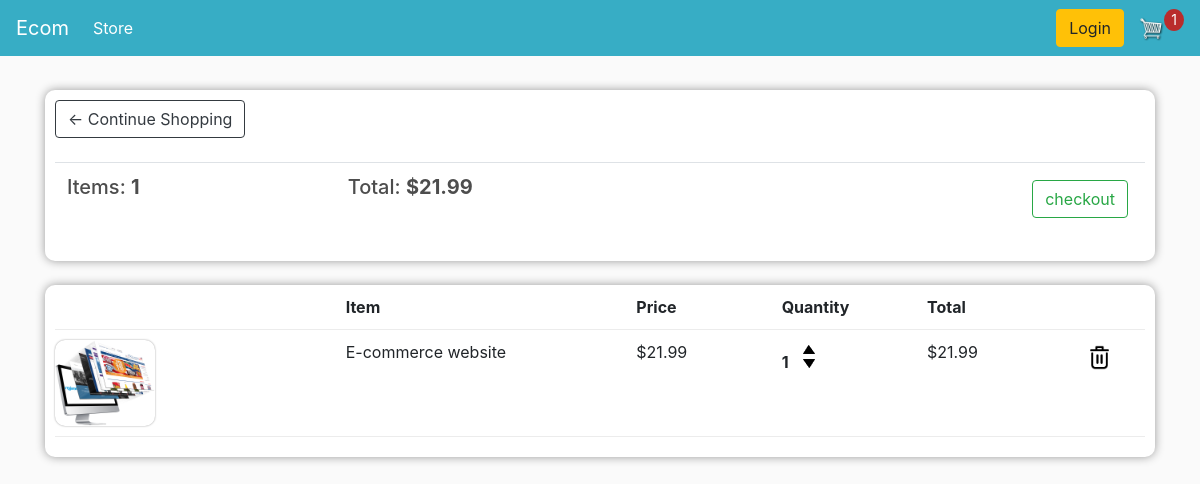
/cart/ (signed in), run on an earlier commit of the app's database.
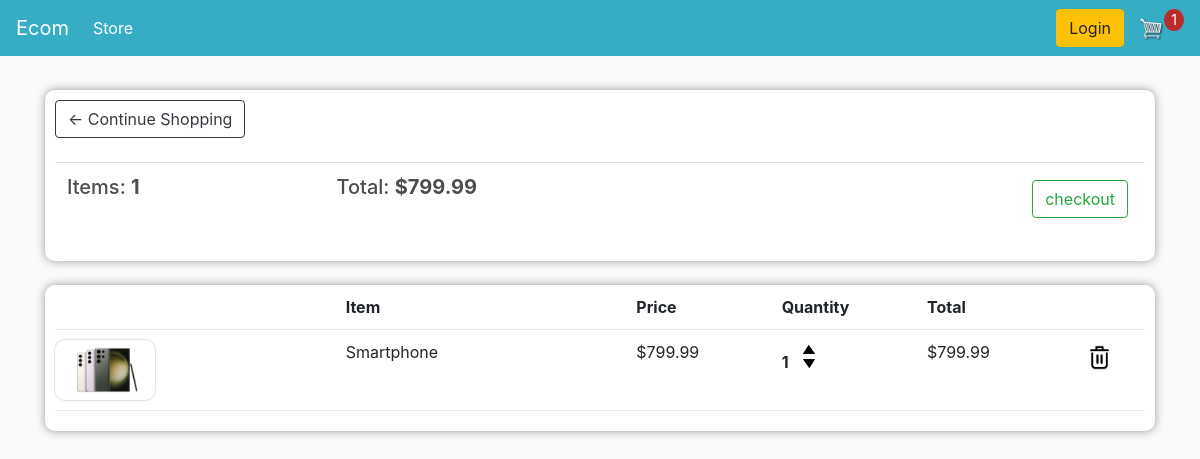
And on a later commit of the database.
### store/models.py (models this page shows, shortened)
class Order(models.Model):
    customer = models.ForeignKey(Customer, on_delete=models.SET_NULL, blank=True, null=True)
    data_ordered = models.DateTimeField(auto_now_add=True)
    complete = models.BooleanField(default=False, null=True, blank=False)
    trasacrion_id = models.CharField(max_length=200, null=True)
    @property
    def get_cart_total(self):
        orderitems = self.orderitem_set.all()
        total = sum([item.get_total for item in orderitems])
        return total
    @property
    def get_cart_items(self):
        orderitems = self.orderitem_set.all()
        total = sum([item.quantity for item in orderitems])
        return total

class OrderItem(models.Model):
    product = models.ForeignKey(Product, on_delete=models.SET_NULL, blank=True, null=True)
    order = models.ForeignKey(Order, on_delete=models.SET_NULL, blank=True, null=True)
    quantity = models.IntegerField(default=0, null=True, blank=True)
    data_added = models.DateTimeField(auto_now_add=True)
    @property
    def get_total(self):
        total = self.product.price * self.quantity
        return total

class Product(models.Model):
    name = models.CharField(max_length=100, null=True )
    price = models.DecimalField(max_digits=10, decimal_places=2)
    digital = models.BooleanField(default=False, null=True, blank=False)
    image = models.ImageField(null=True, blank=True)
    @property
    def imageURL(self):
        try:
            url = self.image.url
        except:
            url = ""
        return url

### store/views.py (the view)
# urls.py: path('cart/', views.cart, name='cart'),
def cart(request):
    data = cartData(request)
    order = data['order']
    items = data['items']
    cartItems = data['cartItems']
    context = {'items': items, 'order': order, 'cartItems': cartItems}
    return render(request, 'store/cart.html', context)

### store/utils.py (called while the page is built)
def cartData(request):
    if request.user.is_authenticated:
        customer = request.user.customer
        order, created = Order.objects.get_or_create(customer = customer, complete = False) # find the order if not create it
        items = order.orderitem_set.all()
        cartItems = order.get_cart_items
    else:
        cookieData = cookieCart(request)
        order = cookieData['order']
        items = cookieData['items']
        cartItems = cookieData['cartItems']
    return {'items': items, 'order': order, 'cartItems': cartItems}

### store/templates/store/cart.html
{% extends 'store/main.html' %}
{% load static %}
{% block content %}
<div class="row">
    <div class="col-lg-12">
        <div class="box-element">
            <a class="btn btn-outline-dark" href="{% url 'store' %}">&#x2190; Continue Shopping</a>
            <br>
            <br>
            <table class="table">
                <tr>
                    <th><h5>Items: <strong>{{order.get_cart_items}}</strong></h5></th>
                    <th><h5>Total: <strong>${{order.get_cart_total|floatformat:2}}</strong></h5></th>
                    <th>
                        <a style="float: right; margin: 5px;" class="btn btn-outline-success " href="{% url 'checkout' %}">checkout</a>
                    </th>
                </tr>
            </table>
        </div>
        <br>
        <div class="box-element">
            <div class="cart-row">
                <div style="flex: 2;"></div>
                <div style="flex: 2;"><strong>Item</strong></div>
                <div style="flex: 1;"><strong>Price</strong></div>
                <div style="flex: 1;"><strong>Quantity</strong></div>
                <div style="flex: 1;"><strong>Total</strong></div>
                <div style="flex: 0.5;"><strong></strong></div>
            </div>
            {% for item in items %}
            <div class="cart-row">
                <div style="flex: 2;"> <img class="row-image" src="{{ item.product.imageURL }}" alt=""></div>
                <div style="flex: 2;">{{ item.product.name }}</div>
                <div style="flex: 1;">${{ item.product.price|floatformat:2 }}</div>
                <div style="flex: 1;">
                    <p class="quantity">{{ item.quantity }}</p>
                    <div class="quantity">
                        <img data-product={{item.product.id}} data-action="add" class="chg-quantity update-cart" src="{% static 'images/arrow-up.png' %}" >
                        <img data-product={{item.product.id}} data-action="remove" class="chg-quantity update-cart" src="{% static 'images/arrow-down.png' %}">
                    </div>
                </div>
                <div style="flex: 1;">
                    ${{item.get_total |floatformat:2 }}
                </div>
                <div style="flex: 0.5;">
                    <img data-product={{item.product.id}} data-action="delete" id="cart-icon" class="chg-quantity update-cart" src="{% static 'images/delete.png' %}">
                </div>
            </div>
            {% endfor %}
        </div>
    </div>
</div>
{% endblock content %}

What changed in the data, as far as the page shows it:
removed OrderItem: product.imageURL (picture), product.name "E-commerce website", product.price "21.99", quantity "1", get_total "21.99"
computed for Order: get_cart_total "21.99" → "799.99"
added OrderItem: product.imageURL (picture), product.name "Smartphone", product.price "799.99", quantity "1", get_total "799.99"
